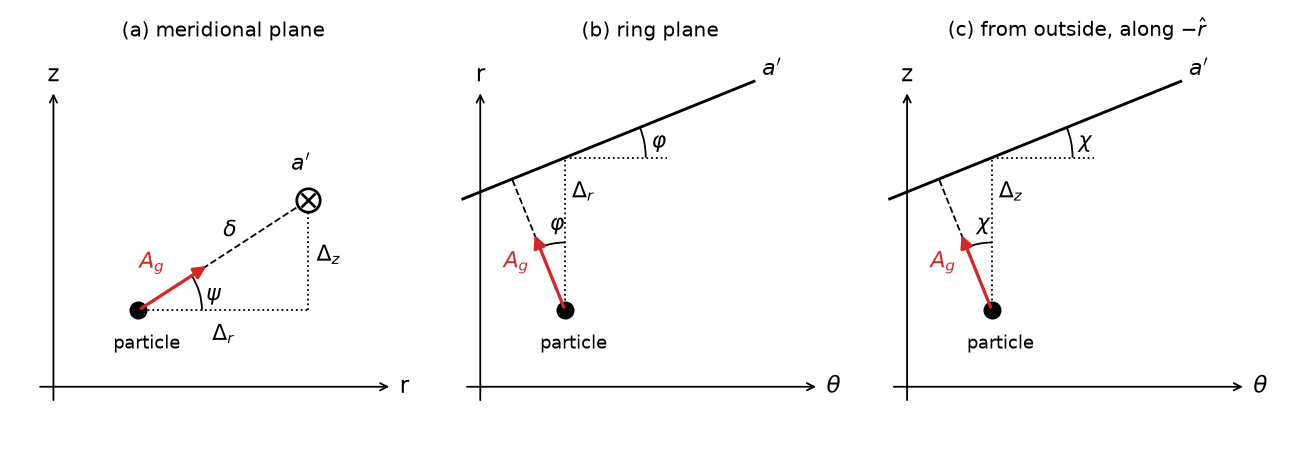

This figure's Python source:
#wire_geometry.py
#
#The 3D analog of hahn13 Fig. 3: the gravity that a perturbing streamline, treated as a straight wire,
#exerts on a particle that lies off the streamline's plane, drawn as three projections that each show
#one angle (the paper's Section 3 and Figure 1; notes/phase2/streamline_gravity.md, equation G7).
#
#Run:  uv run python paper/figures/wire_geometry.py   (writes wire_geometry.pdf and .png alongside)

from pathlib import Path

import matplotlib
matplotlib.use('Agg')
import matplotlib.pyplot as plt
import numpy as np

HERE = Path(__file__).resolve().parent
PULL = dict(arrowstyle='-|>', lw=1.8, mutation_scale=14, color='C3')
AXIS = dict(arrowstyle='->', lw=1)


def axes(ax, xlabel, ylabel, title):
    ax.set_aspect('equal')
    ax.axis('off')
    ax.annotate('', xy=(3.0, -0.9), xytext=(-1.2, -0.9), arrowprops=AXIS)
    ax.text(3.08, -0.9, xlabel, va='center', fontsize=13)
    ax.annotate('', xy=(-1.0, 2.6), xytext=(-1.0, -1.1), arrowprops=AXIS)
    ax.text(-1.0, 2.7, ylabel, ha='center', fontsize=13)
    ax.set_xlim(-1.4, 3.4)
    ax.set_ylim(-1.3, 3.1)
    ax.set_title(title, fontsize=11)


def tilted_wire(ax, angle, name, sym):
    """A wire through (0, 1.8) tilted by angle; the perpendicular from the particle at the origin, the
    pull along it, and the angle between the perpendicular and the vertical axis of the panel."""
    C = np.array([0.0, 1.8])
    T = np.array([np.cos(angle), np.sin(angle)])
    s = np.array([-1.3, 2.4])
    ax.plot(C[0] + s*T[0], C[1] + s*T[1], 'k-', lw=1.6)
    ax.text(*(C + 2.45*T + np.array([0.05, 0.05])), name, fontsize=12)
    ax.plot([0, 0], [0, C[1]], 'k:', lw=1)
    F = C - (C @ T)*T                            #foot of the perpendicular
    ax.plot([0, F[0]], [0, F[1]], 'k--', lw=1)
    u = F/np.hypot(*F)
    ax.annotate('', xy=1.0*u, xytext=(0, 0), arrowprops=PULL)
    ax.text(*(0.6*u + np.array([-0.5, -0.05])), r'$A_g$', color='C3', fontsize=12)
    ax.add_patch(matplotlib.patches.Arc((0, 0), 1.6, 1.6, theta1=90, theta2=np.degrees(np.arctan2(u[1], u[0])), lw=1))
    ax.text(-0.18, 0.95, sym, fontsize=12)
    ax.plot([C[0], C[0] + 1.2], [C[1], C[1]], 'k:', lw=1)
    ax.add_patch(matplotlib.patches.Arc(C, 1.9, 1.9, theta1=0, theta2=np.degrees(angle), lw=1))
    ax.text(C[0] + 1.02, C[1] + 0.12, sym, fontsize=12)
    ax.plot(0, 0, 'ko', ms=9)
    ax.text(0.1, -0.45, 'particle', ha='center', fontsize=10)


fig, (ax1, ax2, ax3) = plt.subplots(1, 3, figsize=(10, 3.6))

#(a) the particle's meridional plane: the wire runs along theta-hat, into the page, through (r', z')
axes(ax1, 'r', 'z', '(a) meridional plane')
W = np.array([2.0, 1.3])
ax1.plot([0, W[0]], [0, 0], 'k:', lw=1)
ax1.plot([W[0], W[0]], [0, W[1]], 'k:', lw=1)
ax1.plot([0, W[0]], [0, W[1]], 'k--', lw=1)
ax1.text(W[0]/2, -0.35, r'$\Delta_r$', ha='center', fontsize=12)
ax1.text(W[0] + 0.1, W[1]/2, r'$\Delta_z$', va='center', fontsize=12)
ax1.text(W[0]*0.55 - 0.1, W[1]*0.55 + 0.15, r'$\delta$', fontsize=12)
u = W/np.hypot(*W)
ax1.annotate('', xy=1.0*u, xytext=(0, 0), arrowprops=PULL)
ax1.text(*(0.55*u + np.array([-0.45, 0.2])), r'$A_g$', color='C3', fontsize=12)
ax1.add_patch(matplotlib.patches.Arc((0, 0), 1.5, 1.5, theta1=0, theta2=np.degrees(np.arctan2(W[1], W[0])), lw=1))
ax1.text(0.8, 0.12, r'$\psi$', fontsize=12)
ax1.plot(*W, 'o', ms=13, mfc='white', mec='k', mew=1.5)
ax1.plot(*W, 'kx', ms=8, mew=1.5)
ax1.text(W[0] - 0.2, W[1] + 0.35, "$a'$", fontsize=12)
ax1.plot(0, 0, 'ko', ms=9)
ax1.text(0.1, -0.45, 'particle', ha='center', fontsize=10)

#(b) seen from above the ring plane: hahn13 Fig. 3, the wire tilted by phi
axes(ax2, r'$\theta$', 'r', '(b) ring plane')
tilted_wire(ax2, np.radians(22), "$a'$", r'$\varphi$')
ax2.text(0.08, 0.6*1.8 + 0.25, r'$\Delta_r$', fontsize=12)

#(c) seen from outside the ring: the wire tilted by chi
axes(ax3, r'$\theta$', 'z', r'(c) from outside, along $-\hat r$')
tilted_wire(ax3, np.radians(22), "$a'$", r'$\chi$')
ax3.text(0.08, 0.6*1.8 + 0.25, r'$\Delta_z$', fontsize=12)

fig.tight_layout()
for ext in ('pdf', 'png'):
    fig.savefig(HERE/f'wire_geometry.{ext}', dpi=130)
    print('wrote', HERE/f'wire_geometry.{ext}')
